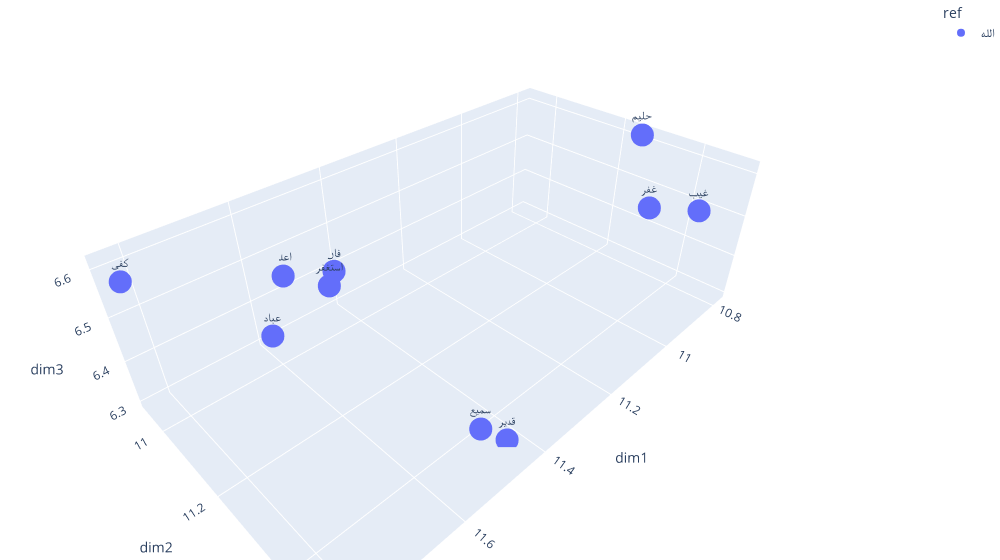

The code cell stored with this chart in its notebook:
### Code cell
w2v.plot_umap_similar('الله')

### Figure 1 — Plotly figure (JSON) as saved in the notebook; plotly's stock layout.template omitted (floating-point values rounded to 4 significant figures)
{"data": [{"hovertemplate": "ref=الله<br>dim1=%{x}<br>dim2=%{y}<br>dim3=%{z}<br>word=%{text}<extra></extra>", "legendgroup": "الله", "marker": {"color": "#636efa", "symbol": "circle"}, "mode": "markers+text", "name": "الله", "scene": "scene", "showlegend": true, "text": ["فان", "اعلم", "عباد", "غيب", "غفر", "سميع", "قدير", "استغفر", "كفى", "حليم"], "type": "scatter3d", "x": [11.41, 11.53, 11.65, 10.95, 10.88, 11.5, 11.43, 11.47, 11.82, 10.79], "y": [10.93, 10.93, 11.09, 11.5, 11.36, 11.45, 11.46, 11.0, 10.93, 11.27], "z": [6.391, 6.437, 6.446, 6.585, 6.508, 6.366, 6.296, 6.414, 6.569, 6.617]}], "layout": {"legend": {"title": {"text": "ref"}, "tracegroupgap": 0}, "margin": {"b": 0, "l": 0, "r": 0, "t": 0}, "scene": {"domain": {"x": [0, 1], "y": [0, 1]}, "xaxis": {"title": {"text": "dim1"}}, "yaxis": {"title": {"text": "dim2"}}, "zaxis": {"title": {"text": "dim3"}}}, "width": 1000}}
